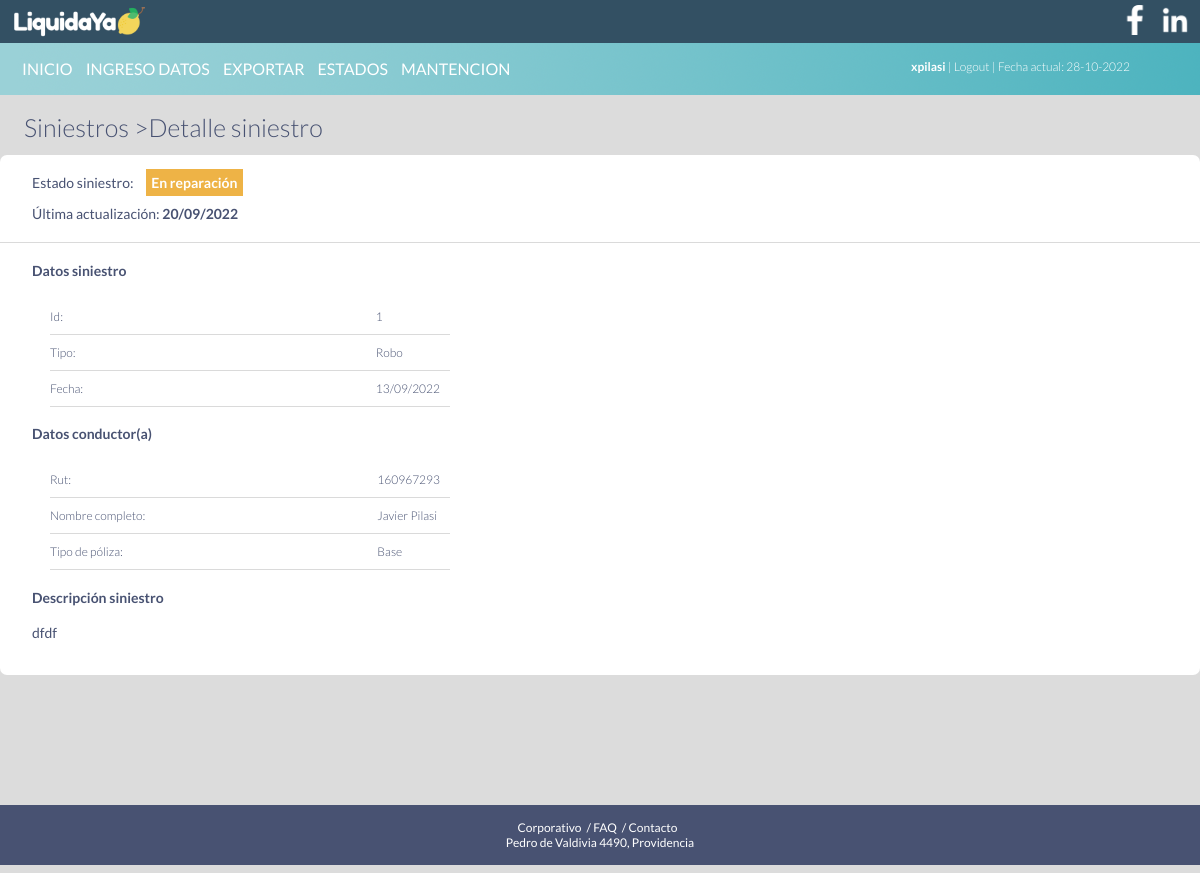
The app's page /siniestros/1/ (signed in) with its own data.
### web_base/models.py (models this page shows, shortened)
class TablaDeSiniestros(models.Model):
    usuario = models.ForeignKey(
        User,
        on_delete=models.CASCADE,
        null=True,
        blank=True)
    tipo_de_siniestro = models.ForeignKey(TipoSiniestro,blank=False,on_delete=models.CASCADE,verbose_name="Tipo de siniestro",default="")
    tipo_de_modelo = models.ForeignKey(ModeloVehiculo,blank=False,on_delete=models.CASCADE, verbose_name="Modelo vehículo",default="")
    nombre_marca = models.ForeignKey(Marca,blank=False,on_delete=models.CASCADE,verbose_name="Marca vehículo",default="")
    tipo_de_vehiculo = models.ForeignKey(TipoVehiculo,blank=False,on_delete=models.CASCADE,verbose_name="Tipo de vehículo",default="")
    nombre_conductor = models.CharField(max_length=100, blank=False, verbose_name="Nombre conductor(a)",default="")
    apellido_conductor =  models.CharField(max_length=100, blank=False, verbose_name="Apellido conductor(a)",default="")
    edad_conductor =  models.IntegerField(blank=False, verbose_name="Edad conductor(a)",default=18)
    rut_conductor = models.CharField(max_length=100, blank=False, verbose_name="Rut conductor(a)",default="")
    tipo_de_poliza = models.ForeignKey(TipoPoliza,blank=False,on_delete=models.CASCADE,verbose_name="Póliza contratada",default="")
    fecha_siniestro =  models.DateField(auto_now_add=False,auto_now=False, null=False, blank=False, verbose_name="Fecha siniestro",default=timezone.now)
    descripcion_siniestro = models.TextField(max_length=300,blank=False, null=False,verbose_name="Descripción siniestro",default="")
    fecha_registro =  models.DateTimeField(auto_now_add=True, verbose_name='Fecha registro')
    updated_at =  models.DateField(auto_now=True,verbose_name="Última actualización")
    estado_siniestro = models.CharField(max_length=50,choices=ESTADO_CHOICES,default=INGRESADO)
    class Meta:
        verbose_name = 'Ingreso de siniestro'
        verbose_name_plural = 'Ingreso de siniestros'

class TipoSiniestro(models.Model):
    cod_siniestro= models.CharField(max_length=100, null=False,verbose_name="Código siniestro")
    tipo_siniestro = models.CharField(max_length=100, null=False,verbose_name="Tipo siniestro")
    creado_el = models.DateTimeField(auto_now_add=True, verbose_name='Creado el')
    class Meta:
        verbose_name = 'Tipo Siniestro'
        verbose_name_plural = 'Tipos de siniestro'
        ordering = ['-creado_el']
    def __str__(self):
        return self.tipo_siniestro

class TipoPoliza(models.Model):
    cod_poliza = models.CharField(max_length=100, null=False,verbose_name="Código póliza")
    tipo_poliza = models.CharField(max_length=100, null=False,verbose_name="Tipo póliza")
    creado_el = models.DateTimeField(auto_now_add=True, verbose_name='Creado el')
    class Meta:
        verbose_name = 'Tipo de póliza'
        verbose_name_plural = 'Tipos de póliza'
        ordering = ['-creado_el']
    def __str__(self):
        return self.tipo_poliza

### web_base/views.py (the view)
# urls.py: path('siniestros/<int:pk>/',SiniestroDetailView.as_view(),name='detalle_estado'),
class SiniestroDetailView(DetailView):
    model = TablaDeSiniestros
    context_object_name = 'detalle_siniestro'

### web_base/templates/web_base/tabladesiniestros_detail.html (shortened to what this page needs)
{% extends 'layout.html' %}
{% block content %}
<div class="titulos"><a href="{% url 'siniestros' %}">Siniestros ></a>Detalle siniestro</div>
<div id="base">
    <div class="estado_siniestro">
        <p class="subs">Estado siniestro:
            {% if detalle_siniestro.estado_siniestro == "Aprobado"%}
            <strong class = "aprobado">{{detalle_siniestro.estado_siniestro}} </strong>
            {% elif detalle_siniestro.estado_siniestro == "En entrega"%}
            <strong class = "en_entrega">{{detalle_siniestro.estado_siniestro}} </strong>
            {% elif detalle_siniestro.estado_siniestro == "Cerrada"%}
            <strong class = "cerrada">{{detalle_siniestro.estado_siniestro}} </strong>
            {% elif detalle_siniestro.estado_siniestro == "Incidencia"%}
            <strong class = "incidencia">{{detalle_siniestro.estado_siniestro}} </strong>
            {% else %}
            <strong class = "otras">{{detalle_siniestro.estado_siniestro}}</strong>
            {% endif %}
       </p>
        <p class="subs"> Última actualización: <strong>{{detalle_siniestro.updated_at| date:'d/m/Y'}}</strong></p>
    </div>
    <hr>
    <div class="ver_siniestro">
        <h4 class="subs">Datos siniestro</h4>
        <table class="tabla_detalle_sin">
            <tr class="tr_detalle_sin">
                <td class="td_detalle_sin">Id: </td>
                <td class="td_detalle_sin">{{detalle_siniestro.id}}</th>
            </tr>
            <tr class="tr_detalle_sin">
                <td class="td_detalle_sin">Tipo: </td>
                <td class="td_detalle_sin">{{detalle_siniestro.tipo_de_siniestro}}</th>
            </tr>
            <tr class="tr_detalle_sin">
                <td class="td_detalle_sin"> Fecha: </td>
                <td class="td_detalle_sin">{{detalle_siniestro.fecha_siniestro|date:'d/m/Y'}}</th>
            </tr>
        </table>
    </div>
    <div class="ver_siniestro">
        <h4 class="subs">Datos conductor(a)</h4>
        <table class="tabla_detalle_sin">
            <tr class="tr_detalle_sin">
                <td class="td_detalle_sin">Rut: </td>
                <td class="td_detalle_sin">{{detalle_siniestro.rut_conductor}}</th>
            </tr>
            <tr class="tr_detalle_sin">
                <td class="td_detalle_sin">Nombre completo: </td>
                <td class="td_detalle_sin">{{detalle_siniestro.nombre_conductor}} {{detalle_siniestro.apellido_conductor}}</th>
            </tr>
            <tr class="tr_detalle_sin">
                <td class="td_detalle_sin">Tipo de póliza: </td>
                <td class="td_detalle_sin">{{detalle_siniestro.tipo_de_poliza}}</th>
            </tr>
        </table>
    <div class="desc_siniestro">
        <h4 class="subs">Descripción siniestro</h4>
        <p class="subs">{{detalle_siniestro.descripcion_siniestro}}</p>
    </div>
</div>
{% endblock %}

### web_base/templates/layout.html (shortened to what this page needs)
{% load static %}
<!DOCTYPE html>
<html lang="en">
<head>
    <link rel="stylesheet" type="text/css" href="{% static 'css/style.css' %}"/>
</head>
<body>
    {% if request.user.is_authenticated %}
    <div id="content">
        <div class="menu_top">
            <img class="logo_menu"src={% static 'logo_blanco.png' %} alt="My image" style="width:140px;height:35px;">
            <img class="rrss" src={% static 'iconos/linkedin.png' %} alt="Linkedin" style="width:30px;height:30px;">
            <img class="rrss" src={% static 'iconos/fb.png' %} alt="Facebook" style="width:30px;height:30px;">
        </div>
        <div class="menu_top_sub">
                <ul>
                    <li><a href="{% url 'mi_perfil' request.user.id %}">INICIO</a> </li>
                    <li><a href="{% url 'registro' %}">INGRESO DATOS</a></li>
                    <li><a href="{% url 'exportar' %}">EXPORTAR</a></li>
                    <li><a href="{% url 'siniestros' %}">ESTADOS</a></li>
                    <li><a href="{% url 'mantencion' %}">MANTENCION</a></li>
                </ul>
            <div class="menu_derecha">
                    <strong>{{request.user}}</strong>
                    <a href="{%url 'logout'%}"> | Logout</a>
            <span class="fecha_menu"> | Fecha actual: {% now 'd-m-Y'%}</span>
            </div>
        </div>
    {% endif %}
            {% block content %}{% endblock %}
        </div>
    </div>
    <footer class="footer">
        <div class="ft_texto">
        <a href="">Corporativo</a>/
        <a href="">FAQ</a>/
        <a href="">Contacto</a>
        <div class="ft_texto_dr">Pedro de Valdivia 4490, Providencia
        </div>
    </div>
    </footer>
</body>
</html>

### web_base/static/css/style.css (style rules this page uses)
body { background: rgb(220, 220, 220); font-family: 'Lato', sans-serif; color: #485272; margin-left: 0; margin-top:40px; width: 100%; height:100%; }
a { text-decoration: none!important; color: black; }
html { scroll-behavior: smooth; }
.menu_top_sub { font-style:normal; font-weight:350; margin-top: 3px; position: sticky; position: fixed; width: 100%; padding-top:16px; background: url('../bg1.png'); }
.menu_top_sub ul { padding-left: 17px; padding-top: 0; height: 20px; margin-top:0; }
.menu_top_sub ul li { display: inline-block; line-height: 60px; margin-top: -21px; padding:0 5px; height: 56px; color: white; }
.menu_top_sub ul li a { color: white; font-weight: 400; }
.menu_derecha { text-align: center; padding-left: 12px; float:right; width: 300px; text-align: right; color:white; font-size: 12px; margin-top: -36px; padding-right: 70px; }
.menu_derecha a { color:white; }
#base { background: white; border-radius: 7px; padding-top: 5px; padding-left: 0px; padding-bottom: 20px; margin-top: 13px; margin-bottom: 130px; font-size: 14px; }
.titulos { margin-top: 100px; font-weight: 350; margin-top: 30px; font-size: 25px; padding-left: 24px; color:#485272; padding-top:72px; }
.titulos a { color:#485272; }
.subs { color:#485272; margin-left:32px; }
.menu_top { background: rgb(51, 80, 99); background-size: cover; width: 100%; position: fixed; top: 0; left: 0; z-index: 100; }
.logo_menu { margin-top:5px; margin-left:10px; }
.rrss { float:right; margin-right: 10px; margin-top: 5px; }
table { width: 100%; text-align: left; border-collapse:collapse ; margin-top: 20px; margin-left: 0; }
th,td { padding:10px; font-weight: 300; font-size: 12px; }
tr:nth-child(even) { background-color: rgb(236, 235, 235); }
hr { border:0; background-color:rgb(218, 218, 218); height: 1px; margin-top: 20px; margin-left: 0px; }
.otras { color:rgb(255, 255, 255); background-color: rgb(238, 179, 70); padding:5px; margin-left: 10px; }
.tabla_detalle_sin { width: 400px; text-align: left; border-collapse:collapse ; margin-top: 20px; margin-left: 50px; }
.tr_detalle_sin { border-bottom: 1px solid rgb(218, 218, 218); }
.tr_detalle_sin:nth-child(even) { background-color:white; border-bottom: 1px solid rgb(218, 218, 218); }
.td_detalle_sin { padding-left: 0px; width: 100%; }
.footer { margin-left: 0px; background: #485272; background-size: cover; width: 100%; height: 60px; position:relative; bottom: 0; left: 0; color:white; }
.ft_texto { text-align: center; padding-top: 15px; padding-right: 0px; font-size: 12px; }
.ft_texto a { color: white; padding-right: 5px; }
.ft_texto_dr { width: 100%; position:absolute; margin-bottom:10px ; text-align: center; border: 0px solid grey; font-size: 12px; }

### records on screen
TablaDeSiniestros: estado_siniestro "En reparación", updated_at "20/09/2022", id "1", tipo_de_siniestro "Robo", fecha_siniestro "13/09/2022", rut_conductor "160967293", nombre_conductor "Javier", apellido_conductor "Pilasi", tipo_de_poliza "Base", descripcion_siniestro "dfdf"

### other values on screen
{{ request.user }} "xpilasi"
